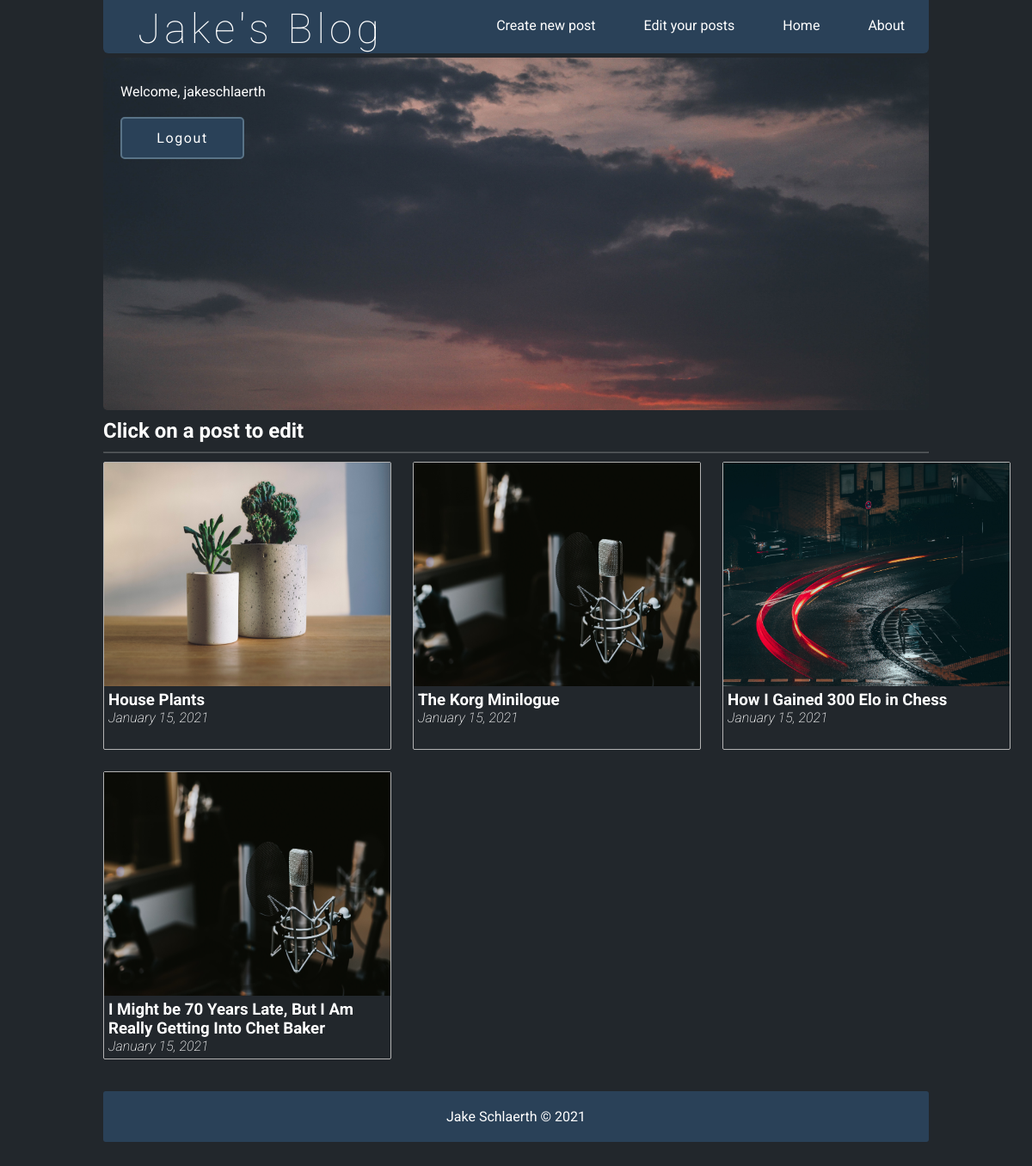
The app's page /edit_posts.php (signed in) with its own data.
### tables this page shows
CREATE TABLE `posts` (
  `id` int NOT NULL,
  `user_id` int DEFAULT NULL,
  `title` varchar(255) NOT NULL,
  `slug` varchar(255) NOT NULL,
  `body` text NOT NULL,
  `created_at` timestamp NOT NULL DEFAULT CURRENT_TIMESTAMP ON UPDATE CURRENT_TIMESTAMP
);

CREATE TABLE `topics` (
  `id` int NOT NULL,
  `name` varchar(255) DEFAULT NULL,
  `slug` varchar(255) NOT NULL
);

### includes/public_functions.php (called while the page is built, shortened)
<?php
function getPostTopic($post_id) {
    global $conn;
    $query = "SELECT DISTINCT topics.id as id, topics.name AS name, topics.slug AS slug FROM post_topic
        INNER JOIN topics ON topics.id=post_topic.topic_id
        INNER JOIN posts ON  post_topic.post_id=$post_id";
    $result = mysqli_query($conn, $query);
    $topic = mysqli_fetch_assoc($result);
    return $topic;
}
function getPostsByUser($user_id) {
    global $conn;
    $query = "SELECT * FROM posts WHERE user_id=$user_id";
    $result = mysqli_query($conn, $query);
    $posts= mysqli_fetch_all($result, MYSQLI_ASSOC);
    $final_posts = array();
    foreach ($posts as $post) {
        $post['topic'] = getPostTopic($post['id']);
        array_push($final_posts, $post);
    }
    return $final_posts;
}

### edit_posts.php (the view, shortened to what this page needs)
<?php require('config.php') ?>
<?php require(ROOT_PATH . '/includes/public_functions.php') ?>
<?php
$topics = getTopics();
$posts = getPostsByUser($_SESSION['user']['id']);
?>
<?php include('includes/head.php'); ?>
</head>
<body>
    <div class="container">
        <?php include('includes/navbar.php') ?>
        <?php include('includes/banner.php') ?>
        <?php if (isset($_GET['post-slug'])) { ?>
            <?php
            $post = getPost($_GET['post-slug']);
            $post_topic = getPostTopic($post['id']);
            ?>
            <h2 class="content-title"><?php echo 'Editing: ' . $post['title']; ?></h2>
            <hr>
            <form action="edit_posts.php" method="post">
                <input type="number" name="post_id" style="display:none" value=<?php echo $post['id']; ?>>
                <?php include(ROOT_PATH . '/includes/errors.php'); ?>
                <label>Topic:
                    <select name="topic" class="dropdown">
                </label>
                <?php foreach ($topics as $topic) { ?>
                    <option value=<?php echo $topic['id'];
                                    if ($topic['id'] == $post_topic['id']) { ?> selected="selected" <?php } ?>> <?php echo $topic['name'] ?>
                    </option>
                <?php } ?>
                </select>
                <input type="text" name="title" value="<?php echo $post['title']; ?>">
                <textarea name="body" class="body-text-area"><?php echo $post['body']; ?></textarea>
                <button class="btn small-btn update-btn" type="submit" name="update_post">Update post</button>
            </form>
            <form class="delete-form" action="edit_posts.php" method="get">
                <input type="number" name="post_id" style="display:none" value=<?php echo $post['id']; ?>>
                <span>This button will permanently delete your post!</span>
                <button class="btn small-btn delete-btn" type="submit" name="delete_post">DELETE</button>
            </form>
        <?php } else { ?>
            <h2 class="content-title">Click on a post to edit</h2>
            <hr>
            <div class="posts-container">
                <?php foreach ($posts as $post) : ?>
                    <div class="post" style="margin-left: 0px;">
                        <a href="edit_posts.php?post-slug=<?php echo $post['slug']; ?>">
                            <img src="<?php echo BASE_URL . '/static/images/' . $post['topic']['name'] . '.jpg'; ?>" class="post_image" alt="">
                            <div class="post_info">
                                <h3><?php echo $post['title'] ?></h3>
                                <div class="info">
                                    <span class="created_at"><?php echo date("F j, Y ", strtotime($post["created_at"])); ?></span>
                                </div>
                            </div>
                        </a>
                    </div>
                <?php endforeach ?>
            </div>
        <?php } ?>
        <?php include('includes/footer.php') ?>

### static/css/public_styles.css (style rules this page uses)
* { margin: 0px; padding: 0px; font-family: 'Roboto', 'Courier New', Courier, monospace; color: white; }
body { position: relative; margin: 0; padding-bottom: 6rem; min-height: 100%; background-color: #22272c; }
h1, h2, h3, h4, h5, h6 { color: white; }
a { text-decoration: none; }
hr { margin: 10px 0px; opacity: .25; }
.container { width: 80%; margin: 0px auto; }
.posts-container { display: grid; justify-content: space-around; align-content: space-around; grid-template-columns: 335px 335px 335px; grid-template-rows: 335px; grid-gap: 25px; }
.content-title { margin: 10px auto; }
.posts-container .post { position: relative; border-radius: 2px; border: 1px solid #b3b3b3; }
.posts-container .post .post_image { height: 260px; width: 100%; background-size: 100%; }
.posts-container .post .post_info { height: 100%; padding: 5px 5px; font-weight: 200; }
.posts-container .post .post_info span.created_at { font-style: italic; }

### records on screen
posts: topics.name (picture), title "House Plants", created_at "January 15, 2021"
posts: topics.name (picture), title "The Korg Minilogue", created_at "January 15, 2021"
posts: topics.name (picture), title "How I Gained 300 Elo in Chess", created_at "January 15, 2021"
posts: topics.name (picture), title "I Might be 70 Years Late, But I Am Really Getting Into Chet Baker", created_at "January 15, 2021"

### other values on screen
$_SESSION['user']['username'] "jakeschlaerth"
